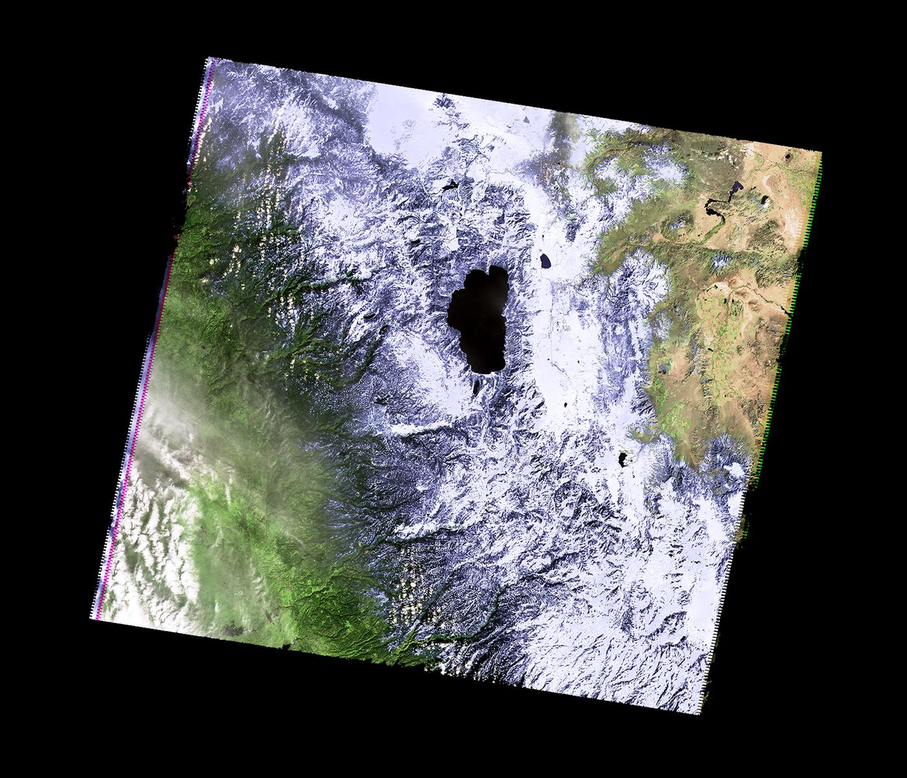
#> input picture CaliforniaDrought_02232011_md.png, 907 x 778 px, shrunk from 1400 x 1200 before the run
$ python 'pg33 (Quarter Image).py'
#> lines starting #> are read from the running program, lines starting #| are printed output that depends on the picture
#Daniel Andres Fernandez
#daniel.fernandez16@myhunter.cuny.edu
#March 17, 2022
#This program prints the lower left quarter of an image specified by the user

import matplotlib.pyplot as plt
import numpy as np

image = input("Enter input file: ")
#> the answer given: CaliforniaDrought_02232011_md.png
output =  input("Enter output file: ")
#> the answer given: out.png

img= plt.imread(image)
#> img is the input picture: shape (778, 907, 3) float32; mean R, G, B 0.296, 0.301, 0.304
height = img.shape[0]
#> height = 778
width = img.shape[1]
#> width = 907

img2 = img[height//2:, :width//2]
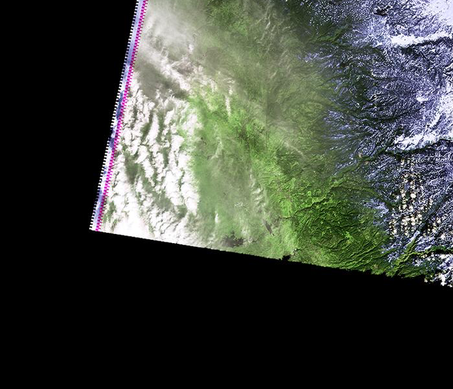
#> img2: shape (389, 453, 3) float32; mean R, G, B 0.247, 0.267, 0.237

plt.imsave(output,img2)
